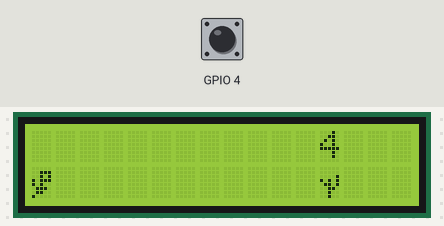
This sketch was run on a simulated ESP32. Shown: 16×2 character LCD. The inputs (shaded band) are chosen by the test bench; at power-on: GPIO 4 HIGH. What the sketch prints to the serial monitor is not drawn.

Above: at 5.2 s.
5.3 s: GPIO 4 pulled LOW for 0.15 s
At 5.73 s:
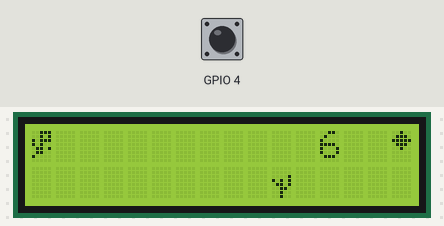
6.0 s: GPIO 4 pulled LOW for 1 s
At 6.34 s:
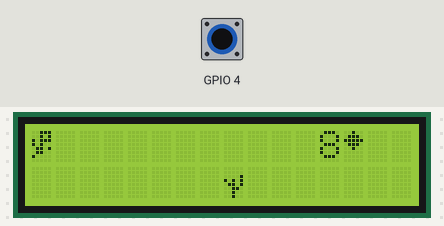
7.6 s: GPIO 4 pulled LOW for 0.15 s
At 8.16 s:
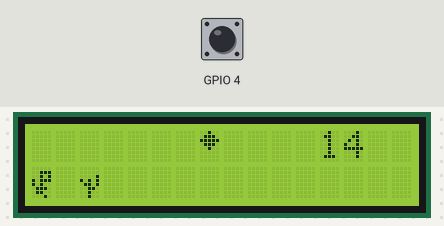
8.3 s: GPIO 4 pulled LOW for 1 s
At 8.46 s:
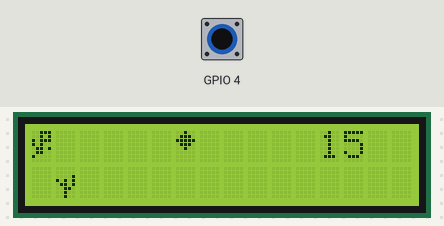
10.8 s: GPIO 4 pulled LOW for 3.2 s
At 14.4 s:
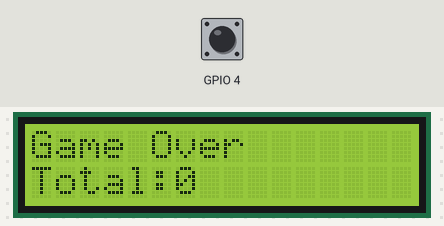
Timing chart, 0 to 15.9 s (numbered marks = the images above; inputs shaded):
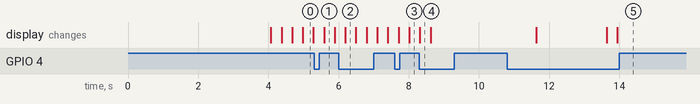

Measured:
- after the input at 5.3 s, the display: changes after 0.29 s (image 1)
- after the input at 6.0 s, the display: changes after 0.19 s (image 2)
- after the input at 7.6 s, the display: first changes after 0.11 s (image 3 shows a later state)
- after the input at 8.3 s, the display: changes at once (image 4)
- after the input at 10.8 s, the display: first changes after 0.83 s (image 5 shows a later state)

The sketch:

main.ino
```cpp
#include <LiquidCrystal.h>
#include "Dinosaurio.h"
#include "Cactus.h"
#include "miguel.h"

LiquidCrystal lcd(22, 23, 5, 18, 19, 21);
Dinosaurio dino;
Cactus cactus(16);
miguel miguel(16); // Inicializar el objeto miguel correctamente

byte dinoReposo[8] = {
    B00000,
    B00000,
    B00111,
    B00101,
    B10111,
    B10100,
    B01101,
    B01100
};
byte dinoCamina1[8] = {
    B00000,
    B00111,
    B00101,
    B10111,
    B10100,
    B01110,
    B01100,
    B00010
};
byte dinoCamina2[8] = {
    B00000,
    B00111,
    B00101,
    B10111,
    B10100,
    B01110,
    B01100,
    B10000
};
byte dinoSalta[8] = {
    B00111,
    B00101,
    B10111,
    B10100,
    B01101,
    B01100,
    B10000,
    B00000
};
byte cactus1[8] = {
    B00000,
    B00000,
    B00001,
    B10101,
    B01101,
    B00110,
    B00100,
    B00100
};
byte Miguel1[8] = {
    B00100,
    B01110,
    B11111,
    B01110,
    B00100,
    B00000,
    B00000,
    B00000
};

struct Button {
    const uint8_t PIN;
    bool pressed;
};

Button button1 = {4, false};

int velocidad = 300;
int puntaje = 0;
bool juegoActivo = true;

void IRAM_ATTR isr1() {
    button1.pressed = true;
}

void setup() {
    lcd.begin(16, 2);
    Serial.begin(115200);
    Serial.println("test");

    pinMode(button1.PIN, INPUT_PULLUP);
    attachInterrupt(digitalPinToInterrupt(button1.PIN), isr1, FALLING);

    lcd.createChar(0, dinoReposo);
    lcd.createChar(1, dinoCamina1);
    lcd.createChar(2, dinoCamina2);
    lcd.createChar(3, dinoSalta);
    lcd.createChar(4, cactus1);
    lcd.createChar(5, Miguel1);

    lcd.setCursor(12, 0);
    lcd.print(puntaje);

    lcd.setCursor(0, 1);
    lcd.write(byte(0));

    delay(4000);
}

void mostrarEstadoFinal() {
    lcd.clear();
    lcd.setCursor(0, 0);
    lcd.print("Game Over");
    lcd.setCursor(0, 1);
    lcd.print("Total:");
    lcd.print(puntaje);
    delay(1000);
}

void reiniciarJuego() {
    juegoActivo = true;
    puntaje = 0;
    lcd.clear();
    lcd.setCursor(12, 0);
    lcd.print(puntaje);
    delay(2000);
}

void loop() {
    if (juegoActivo) {
        lcd.clear();
        if (button1.pressed) {
            dino.saltar();
            lcd.setCursor(0, 0);
            button1.pressed = false;
        } else {
            lcd.setCursor(0, 1);
            dino.caminar();
        }
        lcd.write(byte(dino.obtenerEstado()));
        cactus.mover();
        lcd.setCursor(cactus.obtenerPosicion(), 1);
        lcd.write(byte(4));
        miguel.mover();
        lcd.setCursor(miguel.obtenerPosicion() + 5, 0); // Corregido para mostrar la posición de miguel correctamente
        lcd.write(byte(5));
        if (dino.obtenerPosicion() == miguel.obtenerPosicion() && dino.obtenerEstado() != 0) {
            Serial.println("Colision con miguel!");
            juegoActivo = false;
        }
        if (dino.obtenerPosicion() == 0 && cactus.obtenerPosicion() == 0) {
            Serial.println("Colision con el cactus!");
            juegoActivo = false;
        } else {
            puntaje++;
        }
        lcd.setCursor(12, 0);
        lcd.print(puntaje);
        delay(velocidad);
    } else {
        mostrarEstadoFinal();
        if (button1.pressed) { // Verifica el botón de reinicio en el estado de juego inactivo
            button1.pressed = false;
            reiniciarJuego();
        }
    }
}
```

cactus.cpp
```cpp
#include "Cactus.h"

Cactus::Cactus(int posicionInicial) {
  x = posicionInicial;
}

void Cactus::mover() {
  if(x > 0) {
    x = x - 1;
  }
  else {
    x = 16;
  }
}

int Cactus::obtenerPosicion() {
  return x;
}
```

cactus.h
```cpp
#ifndef Cactus_h
#define Cactus_h
#include "Arduino.h"

class Cactus {
  private:
    int x;

  public:
    Cactus(int posicionInicial);
    void mover();
    int obtenerPosicion();
};

#endif
```

dinosaurio.cpp
```cpp
#include "Dinosaurio.h"

Dinosaurio::Dinosaurio() {
  estado = 0;
  y = 0;
}

void Dinosaurio::caminar() {
    y = 0;
    if(estado == 1) {
      estado = 2;
    }
    else {
      estado = 1;
    }
}

void Dinosaurio::saltar() {
  y = 1;
  estado = 3;
}

int Dinosaurio::obtenerEstado() {
  return estado;
}

int Dinosaurio::obtenerPosicion() {
  return y;
}
```

dinosaurio.h
```cpp
#ifndef Dinosaurio_h
#define Dinosaurio_h
#include "Arduino.h"

class Dinosaurio {
  private:
    int estado;
    int x, y;


  public:
    Dinosaurio();
    int obtenerEstado();
    void caminar();
    void saltar();
    int obtenerPosicion();
};

#endif
```

miguel.cpp
```cpp
#include "miguel.h"

miguel::miguel(int posicionInicial) {
  y = posicionInicial;
}

void miguel::mover() {
  if(y > 0) {
    y = y - 1;
  }
  else {
    y = 16;
  }
}

int miguel::obtenerPosicion() {
  return y;
}
```

miguel.h
```cpp
#ifndef miguel_h
#define miguel_h
#include "Arduino.h"

class miguel {
  private:
    int y;

  public:
    miguel(int posicionInicial);
    void mover();
    int obtenerPosicion();
};

#endif
```
